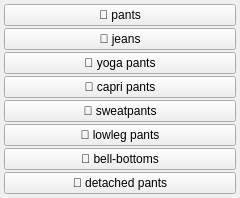
<?xml version="1.0" encoding="UTF-8"?>
<ui version="4.0">
 <class>clothes_pants_menu</class>
 <widget class="QWidget" name="clothes_pants_menu">
  <property name="geometry">
   <rect><x>0</x><y>0</y><width>240</width><height>60</height></rect>
  </property>
  <layout class="QGridLayout" name="grid">
   <property name="leftMargin"><number>4</number></property>
   <property name="topMargin"><number>4</number></property>
   <property name="rightMargin"><number>4</number></property>
   <property name="bottomMargin"><number>4</number></property>
   <property name="horizontalSpacing"><number>2</number></property>
   <property name="verticalSpacing"><number>2</number></property>
   <item row="0" column="0">
    <widget class="QPushButton" name="chk_pants">
     <property name="checkable"><bool>true</bool></property>
     <property name="text"><string>👖 pants</string></property>
     <property name="tags" stdset="0"><string>pants</string></property>
     <property name="group" stdset="0"><string>pants</string></property>
    </widget>
   </item>
   <item row="1" column="0">
    <widget class="QPushButton" name="chk_jeans">
     <property name="checkable"><bool>true</bool></property>
     <property name="text"><string>👖 jeans</string></property>
     <property name="tags" stdset="0"><string>jeans</string></property>
     <property name="group" stdset="0"><string>pants</string></property>
    </widget>
   </item>
   <item row="2" column="0">
    <widget class="QPushButton" name="chk_yoga_pants">
     <property name="checkable"><bool>true</bool></property>
     <property name="text"><string>🧘 yoga pants</string></property>
     <property name="tags" stdset="0"><string>yoga pants</string></property>
     <property name="group" stdset="0"><string>pants</string></property>
    </widget>
   </item>
   <item row="3" column="0">
    <widget class="QPushButton" name="chk_capri_pants">
     <property name="checkable"><bool>true</bool></property>
     <property name="text"><string>👖 capri pants</string></property>
     <property name="tags" stdset="0"><string>capri pants</string></property>
     <property name="group" stdset="0"><string>pants</string></property>
    </widget>
   </item>
   <item row="4" column="0">
    <widget class="QPushButton" name="chk_sweatpants">
     <property name="checkable"><bool>true</bool></property>
     <property name="text"><string>👖 sweatpants</string></property>
     <property name="tags" stdset="0"><string>sweatpants</string></property>
     <property name="group" stdset="0"><string>pants</string></property>
    </widget>
   </item>
   <item row="5" column="0">
    <widget class="QPushButton" name="chk_lowleg_pants">
     <property name="checkable"><bool>true</bool></property>
     <property name="text"><string>👖 lowleg pants</string></property>
     <property name="tags" stdset="0"><string>lowleg pants</string></property>
     <property name="group" stdset="0"><string>pants</string></property>
    </widget>
   </item>
   <item row="6" column="0">
    <widget class="QPushButton" name="chk_bell_bottoms">
     <property name="checkable"><bool>true</bool></property>
     <property name="text"><string>🔔 bell-bottoms</string></property>
     <property name="tags" stdset="0"><string>bell-bottoms</string></property>
     <property name="group" stdset="0"><string>pants</string></property>
    </widget>
   </item>
   <item row="7" column="0">
    <widget class="QPushButton" name="chk_detached_pants">
     <property name="checkable"><bool>true</bool></property>
     <property name="text"><string>🦵 detached pants</string></property>
     <property name="tags" stdset="0"><string>detached pants</string></property>
     <property name="group" stdset="0"><string>pants</string></property>
    </widget>
   </item>
  </layout>
 </widget>
 <resources/>
 <connections/>
</ui>
